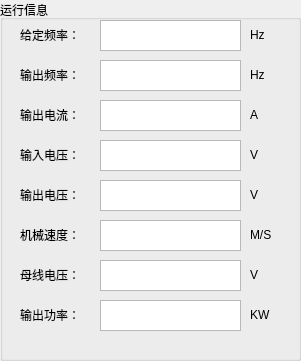
   <widget class="QGroupBox" name="outCur">
    <property name="geometry">
     <rect>
      <x>340</x>
      <y>20</y>
      <width>301</width>
      <height>361</height>
     </rect>
    </property>
    <property name="title">
     <string>运行信息</string>
    </property>
    <widget class="QLabel" name="s1__lb_44">
     <property name="geometry">
      <rect>
       <x>20</x>
       <y>20</y>
       <width>108</width>
       <height>29</height>
      </rect>
     </property>
     <property name="text">
      <string>给定频率：</string>
     </property>
    </widget>
    <widget class="QTextBrowser" name="setFreq">
     <property name="geometry">
      <rect>
       <x>100</x>
       <y>20</y>
       <width>141</width>
       <height>31</height>
      </rect>
     </property>
     <property name="html">
      <string>&lt;!DOCTYPE HTML PUBLIC &quot;-//W3C//DTD HTML 4.0//EN&quot; &quot;http://www.w3.org/TR/REC-html40/strict.dtd&quot;&gt;
&lt;html&gt;&lt;head&gt;&lt;meta name=&quot;qrichtext&quot; content=&quot;1&quot; /&gt;&lt;style type=&quot;text/css&quot;&gt;
p, li { white-space: pre-wrap; }
&lt;/style&gt;&lt;/head&gt;&lt;body style=&quot; font-family:'SimSun'; font-size:9pt; font-weight:400; font-style:normal;&quot;&gt;
&lt;p style=&quot;-qt-paragraph-type:empty; margin-top:0px; margin-bottom:0px; margin-left:0px; margin-right:0px; -qt-block-indent:0; text-indent:0px;&quot;&gt;&lt;br /&gt;&lt;/p&gt;&lt;/body&gt;&lt;/html&gt;</string>
     </property>
    </widget>
    <widget class="QLabel" name="dw_28">
     <property name="geometry">
      <rect>
       <x>250</x>
       <y>20</y>
       <width>41</width>
       <height>29</height>
      </rect>
     </property>
     <property name="text">
      <string>Hz</string>
     </property>
    </widget>
    <widget class="QLabel" name="s1__lb_45">
     <property name="geometry">
      <rect>
       <x>20</x>
       <y>60</y>
       <width>108</width>
       <height>29</height>
      </rect>
     </property>
     <property name="text">
      <string>输出频率：</string>
     </property>
    </widget>
    <widget class="QTextBrowser" name="outFreq">
     <property name="geometry">
      <rect>
       <x>100</x>
       <y>60</y>
       <width>141</width>
       <height>31</height>
      </rect>
     </property>
     <property name="html">
      <string>&lt;!DOCTYPE HTML PUBLIC &quot;-//W3C//DTD HTML 4.0//EN&quot; &quot;http://www.w3.org/TR/REC-html40/strict.dtd&quot;&gt;
&lt;html&gt;&lt;head&gt;&lt;meta name=&quot;qrichtext&quot; content=&quot;1&quot; /&gt;&lt;style type=&quot;text/css&quot;&gt;
p, li { white-space: pre-wrap; }
&lt;/style&gt;&lt;/head&gt;&lt;body style=&quot; font-family:'SimSun'; font-size:9pt; font-weight:400; font-style:normal;&quot;&gt;
&lt;p style=&quot;-qt-paragraph-type:empty; margin-top:0px; margin-bottom:0px; margin-left:0px; margin-right:0px; -qt-block-indent:0; text-indent:0px;&quot;&gt;&lt;br /&gt;&lt;/p&gt;&lt;/body&gt;&lt;/html&gt;</string>
     </property>
    </widget>
    <widget class="QLabel" name="dw_29">
     <property name="geometry">
      <rect>
       <x>250</x>
       <y>60</y>
       <width>41</width>
       <height>29</height>
      </rect>
     </property>
     <property name="text">
      <string>Hz</string>
     </property>
    </widget>
    <widget class="QLabel" name="s1__lb_46">
     <property name="geometry">
      <rect>
       <x>20</x>
       <y>100</y>
       <width>108</width>
       <height>29</height>
      </rect>
     </property>
     <property name="text">
      <string>输出电流：</string>
     </property>
    </widget>
    <widget class="QTextBrowser" name="outCur_2">
     <property name="geometry">
      <rect>
       <x>100</x>
       <y>100</y>
       <width>141</width>
       <height>31</height>
      </rect>
     </property>
     <property name="html">
      <string>&lt;!DOCTYPE HTML PUBLIC &quot;-//W3C//DTD HTML 4.0//EN&quot; &quot;http://www.w3.org/TR/REC-html40/strict.dtd&quot;&gt;
&lt;html&gt;&lt;head&gt;&lt;meta name=&quot;qrichtext&quot; content=&quot;1&quot; /&gt;&lt;style type=&quot;text/css&quot;&gt;
p, li { white-space: pre-wrap; }
&lt;/style&gt;&lt;/head&gt;&lt;body style=&quot; font-family:'SimSun'; font-size:9pt; font-weight:400; font-style:normal;&quot;&gt;
&lt;p style=&quot;-qt-paragraph-type:empty; margin-top:0px; margin-bottom:0px; margin-left:0px; margin-right:0px; -qt-block-indent:0; text-indent:0px;&quot;&gt;&lt;br /&gt;&lt;/p&gt;&lt;/body&gt;&lt;/html&gt;</string>
     </property>
    </widget>
    <widget class="QLabel" name="dw_30">
     <property name="geometry">
      <rect>
       <x>250</x>
       <y>100</y>
       <width>41</width>
       <height>29</height>
      </rect>
     </property>
     <property name="text">
      <string>A</string>
     </property>
    </widget>
    <widget class="QLabel" name="s1__lb_47">
     <property name="geometry">
      <rect>
       <x>20</x>
       <y>140</y>
       <width>108</width>
       <height>29</height>
      </rect>
     </property>
     <property name="text">
      <string>输入电压：</string>
     </property>
    </widget>
    <widget class="QTextBrowser" name="inVolt">
     <property name="geometry">
      <rect>
       <x>100</x>
       <y>140</y>
       <width>141</width>
       <height>31</height>
      </rect>
     </property>
     <property name="html">
      <string>&lt;!DOCTYPE HTML PUBLIC &quot;-//W3C//DTD HTML 4.0//EN&quot; &quot;http://www.w3.org/TR/REC-html40/strict.dtd&quot;&gt;
&lt;html&gt;&lt;head&gt;&lt;meta name=&quot;qrichtext&quot; content=&quot;1&quot; /&gt;&lt;style type=&quot;text/css&quot;&gt;
p, li { white-space: pre-wrap; }
&lt;/style&gt;&lt;/head&gt;&lt;body style=&quot; font-family:'SimSun'; font-size:9pt; font-weight:400; font-style:normal;&quot;&gt;
&lt;p style=&quot;-qt-paragraph-type:empty; margin-top:0px; margin-bottom:0px; margin-left:0px; margin-right:0px; -qt-block-indent:0; text-indent:0px;&quot;&gt;&lt;br /&gt;&lt;/p&gt;&lt;/body&gt;&lt;/html&gt;</string>
     </property>
    </widget>
    <widget class="QLabel" name="dw_31">
     <property name="geometry">
      <rect>
       <x>250</x>
       <y>140</y>
       <width>41</width>
       <height>29</height>
      </rect>
     </property>
     <property name="text">
      <string>V</string>
     </property>
    </widget>
    <widget class="QLabel" name="s1__lb_48">
     <property name="geometry">
      <rect>
       <x>20</x>
       <y>180</y>
       <width>108</width>
       <height>29</height>
      </rect>
     </property>
     <property name="text">
      <string>输出电压：</string>
     </property>
    </widget>
    <widget class="QLabel" name="dw_32">
     <property name="geometry">
      <rect>
       <x>250</x>
       <y>180</y>
       <width>41</width>
       <height>29</height>
      </rect>
     </property>
     <property name="text">
      <string>V</string>
     </property>
    </widget>
    <widget class="QTextBrowser" name="outVolt">
     <property name="geometry">
      <rect>
       <x>100</x>
       <y>180</y>
       <width>141</width>
       <height>31</height>
      </rect>
     </property>
     <property name="html">
      <string>&lt;!DOCTYPE HTML PUBLIC &quot;-//W3C//DTD HTML 4.0//EN&quot; &quot;http://www.w3.org/TR/REC-html40/strict.dtd&quot;&gt;
&lt;html&gt;&lt;head&gt;&lt;meta name=&quot;qrichtext&quot; content=&quot;1&quot; /&gt;&lt;style type=&quot;text/css&quot;&gt;
p, li { white-space: pre-wrap; }
&lt;/style&gt;&lt;/head&gt;&lt;body style=&quot; font-family:'SimSun'; font-size:9pt; font-weight:400; font-style:normal;&quot;&gt;
&lt;p style=&quot;-qt-paragraph-type:empty; margin-top:0px; margin-bottom:0px; margin-left:0px; margin-right:0px; -qt-block-indent:0; text-indent:0px;&quot;&gt;&lt;br /&gt;&lt;/p&gt;&lt;/body&gt;&lt;/html&gt;</string>
     </property>
    </widget>
    <widget class="QLabel" name="s1__lb_49">
     <property name="geometry">
      <rect>
       <x>20</x>
       <y>220</y>
       <width>108</width>
       <height>29</height>
      </rect>
     </property>
     <property name="text">
      <string>机械速度：</string>
     </property>
    </widget>
    <widget class="QTextBrowser" name="motorspd_t">
     <property name="geometry">
      <rect>
       <x>100</x>
       <y>220</y>
       <width>141</width>
       <height>31</height>
      </rect>
     </property>
     <property name="html">
      <string>&lt;!DOCTYPE HTML PUBLIC &quot;-//W3C//DTD HTML 4.0//EN&quot; &quot;http://www.w3.org/TR/REC-html40/strict.dtd&quot;&gt;
&lt;html&gt;&lt;head&gt;&lt;meta name=&quot;qrichtext&quot; content=&quot;1&quot; /&gt;&lt;style type=&quot;text/css&quot;&gt;
p, li { white-space: pre-wrap; }
&lt;/style&gt;&lt;/head&gt;&lt;body style=&quot; font-family:'SimSun'; font-size:9pt; font-weight:400; font-style:normal;&quot;&gt;
&lt;p style=&quot;-qt-paragraph-type:empty; margin-top:0px; margin-bottom:0px; margin-left:0px; margin-right:0px; -qt-block-indent:0; text-indent:0px;&quot;&gt;&lt;br /&gt;&lt;/p&gt;&lt;/body&gt;&lt;/html&gt;</string>
     </property>
    </widget>
    <widget class="QLabel" name="dw_33">
     <property name="geometry">
      <rect>
       <x>250</x>
       <y>220</y>
       <width>41</width>
       <height>29</height>
      </rect>
     </property>
     <property name="text">
      <string>M/S</string>
     </property>
    </widget>
    <widget class="QLabel" name="s1__lb_50">
     <property name="geometry">
      <rect>
       <x>20</x>
       <y>260</y>
       <width>108</width>
       <height>29</height>
      </rect>
     </property>
     <property name="text">
      <string>母线电压：</string>
     </property>
    </widget>
    <widget class="QTextBrowser" name="busVolt">
     <property name="geometry">
      <rect>
       <x>100</x>
       <y>260</y>
       <width>141</width>
       <height>31</height>
      </rect>
     </property>
     <property name="html">
      <string>&lt;!DOCTYPE HTML PUBLIC &quot;-//W3C//DTD HTML 4.0//EN&quot; &quot;http://www.w3.org/TR/REC-html40/strict.dtd&quot;&gt;
&lt;html&gt;&lt;head&gt;&lt;meta name=&quot;qrichtext&quot; content=&quot;1&quot; /&gt;&lt;style type=&quot;text/css&quot;&gt;
p, li { white-space: pre-wrap; }
&lt;/style&gt;&lt;/head&gt;&lt;body style=&quot; font-family:'SimSun'; font-size:9pt; font-weight:400; font-style:normal;&quot;&gt;
&lt;p style=&quot;-qt-paragraph-type:empty; margin-top:0px; margin-bottom:0px; margin-left:0px; margin-right:0px; -qt-block-indent:0; text-indent:0px;&quot;&gt;&lt;br /&gt;&lt;/p&gt;&lt;/body&gt;&lt;/html&gt;</string>
     </property>
    </widget>
    <widget class="QLabel" name="dw_34">
     <property name="geometry">
      <rect>
       <x>250</x>
       <y>260</y>
       <width>41</width>
       <height>29</height>
      </rect>
     </property>
     <property name="text">
      <string>V</string>
     </property>
    </widget>
    <widget class="QLabel" name="s1__lb_51">
     <property name="geometry">
      <rect>
       <x>20</x>
       <y>300</y>
       <width>108</width>
       <height>29</height>
      </rect>
     </property>
     <property name="text">
      <string>输出功率：</string>
     </property>
    </widget>
    <widget class="QTextBrowser" name="outPower">
     <property name="geometry">
      <rect>
       <x>100</x>
       <y>300</y>
       <width>141</width>
       <height>31</height>
      </rect>
     </property>
     <property name="html">
      <string>&lt;!DOCTYPE HTML PUBLIC &quot;-//W3C//DTD HTML 4.0//EN&quot; &quot;http://www.w3.org/TR/REC-html40/strict.dtd&quot;&gt;
&lt;html&gt;&lt;head&gt;&lt;meta name=&quot;qrichtext&quot; content=&quot;1&quot; /&gt;&lt;style type=&quot;text/css&quot;&gt;
p, li { white-space: pre-wrap; }
&lt;/style&gt;&lt;/head&gt;&lt;body style=&quot; font-family:'SimSun'; font-size:9pt; font-weight:400; font-style:normal;&quot;&gt;
&lt;p style=&quot;-qt-paragraph-type:empty; margin-top:0px; margin-bottom:0px; margin-left:0px; margin-right:0px; -qt-block-indent:0; text-indent:0px;&quot;&gt;&lt;br /&gt;&lt;/p&gt;&lt;/body&gt;&lt;/html&gt;</string>
     </property>
    </widget>
    <widget class="QLabel" name="dw_35">
     <property name="geometry">
      <rect>
       <x>250</x>
       <y>300</y>
       <width>41</width>
       <height>29</height>
      </rect>
     </property>
     <property name="text">
      <string>KW</string>
     </property>
    </widget>
   </widget>
